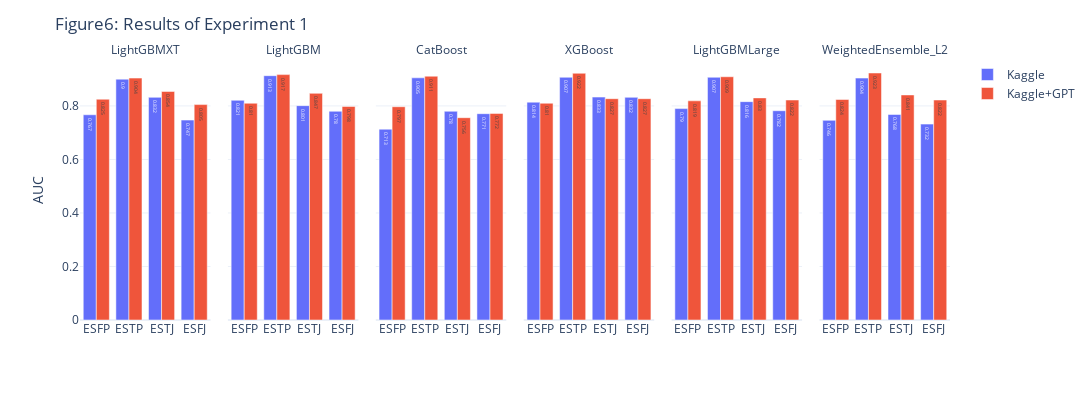

This figure's notebook cell:
### Markdown cell above
## Experiment1

### Code cell
figs['실험1결과요약'].layout['title']['text']='Figure6: Results of Experiment 1'
figs['실험1결과요약'].layout['width']=1200
figs['실험1결과요약'].layout['height']=400
figs['실험1결과요약']

### Figure 1 — Plotly figure (JSON) as saved in the notebook; plotly's stock layout.template omitted (floating-point values rounded to 4 significant figures)
{"data": [{"alignmentgroup": "True", "hovertemplate": "시나리오=Kaggle<br>Method=LightGBMXT<br>Type=%{x}<br>Value=%{text}<extra></extra>", "legendgroup": "Kaggle", "marker": {"color": "#636efa", "pattern": {"shape": ""}}, "name": "Kaggle", "offsetgroup": "Kaggle", "orientation": "v", "showlegend": true, "text": [0.767, 0.9, 0.832, 0.747], "textposition": "auto", "type": "bar", "x": ["ESFP", "ESTP", "ESTJ", "ESFJ"], "xaxis": "x", "y": [0.767, 0.9, 0.832, 0.747], "yaxis": "y"}, {"alignmentgroup": "True", "hovertemplate": "시나리오=Kaggle<br>Method=LightGBM<br>Type=%{x}<br>Value=%{text}<extra></extra>", "legendgroup": "Kaggle", "marker": {"color": "#636efa", "pattern": {"shape": ""}}, "name": "Kaggle", "offsetgroup": "Kaggle", "orientation": "v", "showlegend": false, "text": [0.821, 0.913, 0.801, 0.78], "textposition": "auto", "type": "bar", "x": ["ESFP", "ESTP", "ESTJ", "ESFJ"], "xaxis": "x2", "y": [0.821, 0.913, 0.801, 0.78], "yaxis": "y2"}, {"alignmentgroup": "True", "hovertemplate": "시나리오=Kaggle<br>Method=CatBoost<br>Type=%{x}<br>Value=%{text}<extra></extra>", "legendgroup": "Kaggle", "marker": {"color": "#636efa", "pattern": {"shape": ""}}, "name": "Kaggle", "offsetgroup": "Kaggle", "orientation": "v", "showlegend": false, "text": [0.713, 0.905, 0.78, 0.771], "textposition": "auto", "type": "bar", "x": ["ESFP", "ESTP", "ESTJ", "ESFJ"], "xaxis": "x3", "y": [0.713, 0.905, 0.78, 0.771], "yaxis": "y3"}, {"alignmentgroup": "True", "hovertemplate": "시나리오=Kaggle<br>Method=XGBoost<br>Type=%{x}<br>Value=%{text}<extra></extra>", "legendgroup": "Kaggle", "marker": {"color": "#636efa", "pattern": {"shape": ""}}, "name": "Kaggle", "offsetgroup": "Kaggle", "orientation": "v", "showlegend": false, "text": [0.814, 0.907, 0.833, 0.832], "textposition": "auto", "type": "bar", "x": ["ESFP", "ESTP", "ESTJ", "ESFJ"], "xaxis": "x4", "y": [0.814, 0.907, 0.833, 0.832], "yaxis": "y4"}, {"alignmentgroup": "True", "hovertemplate": "시나리오=Kaggle<br>Method=LightGBMLarge<br>Type=%{x}<br>Value=%{text}<extra></extra>", "legendgroup": "Kaggle", "marker": {"color": "#636efa", "pattern": {"shape": ""}}, "name": "Kaggle", "offsetgroup": "Kaggle", "orientation": "v", "showlegend": false, "text": [0.79, 0.907, 0.816, 0.782], "textposition": "auto", "type": "bar", "x": ["ESFP", "ESTP", "ESTJ", "ESFJ"], "xaxis": "x5", "y": [0.79, 0.907, 0.816, 0.782], "yaxis": "y5"}, {"alignmentgroup": "True", "hovertemplate": "시나리오=Kaggle<br>Method=WeightedEnsemble_L2<br>Type=%{x}<br>Value=%{text}<extra></extra>", "legendgroup": "Kaggle", "marker": {"color": "#636efa", "pattern": {"shape": ""}}, "name": "Kaggle", "offsetgroup": "Kaggle", "orientation": "v", "showlegend": false, "text": [0.746, 0.904, 0.768, 0.732], "textposition": "auto", "type": "bar", "x": ["ESFP", "ESTP", "ESTJ", "ESFJ"], "xaxis": "x6", "y": [0.746, 0.904, 0.768, 0.732], "yaxis": "y6"}, {"alignmentgroup": "True", "hovertemplate": "시나리오=Kaggle+GPT<br>Method=LightGBMXT<br>Type=%{x}<br>Value=%{text}<extra></extra>", "legendgroup": "Kaggle+GPT", "marker": {"color": "#EF553B", "pattern": {"shape": ""}}, "name": "Kaggle+GPT", "offsetgroup": "Kaggle+GPT", "orientation": "v", "showlegend": true, "text": [0.825, 0.904, 0.854, 0.805], "textposition": "auto", "type": "bar", "x": ["ESFP", "ESTP", "ESTJ", "ESFJ"], "xaxis": "x", "y": [0.825, 0.904, 0.854, 0.805], "yaxis": "y"}, {"alignmentgroup": "True", "hovertemplate": "시나리오=Kaggle+GPT<br>Method=LightGBM<br>Type=%{x}<br>Value=%{text}<extra></extra>", "legendgroup": "Kaggle+GPT", "marker": {"color": "#EF553B", "pattern": {"shape": ""}}, "name": "Kaggle+GPT", "offsetgroup": "Kaggle+GPT", "orientation": "v", "showlegend": false, "text": [0.81, 0.917, 0.847, 0.798], "textposition": "auto", "type": "bar", "x": ["ESFP", "ESTP", "ESTJ", "ESFJ"], "xaxis": "x2", "y": [0.81, 0.917, 0.847, 0.798], "yaxis": "y2"}, {"alignmentgroup": "True", "hovertemplate": "시나리오=Kaggle+GPT<br>Method=CatBoost<br>Type=%{x}<br>Value=%{text}<extra></extra>", "legendgroup": "Kaggle+GPT", "marker": {"color": "#EF553B", "pattern": {"shape": ""}}, "name": "Kaggle+GPT", "offsetgroup": "Kaggle+GPT", "orientation": "v", "showlegend": false, "text": [0.797, 0.911, 0.756, 0.772], "textposition": "auto", "type": "bar", "x": ["ESFP", "ESTP", "ESTJ", "ESFJ"], "xaxis": "x3", "y": [0.797, 0.911, 0.756, 0.772], "yaxis": "y3"}, {"alignmentgroup": "True", "hovertemplate": "시나리오=Kaggle+GPT<br>Method=XGBoost<br>Type=%{x}<br>Value=%{text}<extra></extra>", "legendgroup": "Kaggle+GPT", "marker": {"color": "#EF553B", "pattern": {"shape": ""}}, "name": "Kaggle+GPT", "offsetgroup": "Kaggle+GPT", "orientation": "v", "showlegend": false, "text": [0.81, 0.922, 0.827, 0.827], "textposition": "auto", "type": "bar", "x": ["ESFP", "ESTP", "ESTJ", "ESFJ"], "xaxis": "x4", "y": [0.81, 0.922, 0.827, 0.827], "yaxis": "y4"}, {"alignmentgroup": "True", "hovertemplate": "시나리오=Kaggle+GPT<br>Method=LightGBMLarge<br>Type=%{x}<br>Value=%{text}<extra></extra>", "legendgroup": "Kaggle+GPT", "marker": {"color": "#EF553B", "pattern": {"shape": ""}}, "name": "Kaggle+GPT", "offsetgroup": "Kaggle+GPT", "orientation": "v", "showlegend": false, "text": [0.819, 0.909, 0.83, 0.822], "textposition": "auto", "type": "bar", "x": ["ESFP", "ESTP", "ESTJ", "ESFJ"], "xaxis": "x5", "y": [0.819, 0.909, 0.83, 0.822], "yaxis": "y5"}, {"alignmentgroup": "True", "hovertemplate": "시나리오=Kaggle+GPT<br>Method=WeightedEnsemble_L2<br>Type=%{x}<br>Value=%{text}<extra></extra>", "legendgroup": "Kaggle+GPT", "marker": {"color": "#EF553B", "pattern": {"shape": ""}}, "name": "Kaggle+GPT", "offsetgroup": "Kaggle+GPT", "orientation": "v", "showlegend": false, "text": [0.824, 0.923, 0.841, 0.822], "textposition": "auto", "type": "bar", "x": ["ESFP", "ESTP", "ESTJ", "ESFJ"], "xaxis": "x6", "y": [0.824, 0.923, 0.841, 0.822], "yaxis": "y6"}], "layout": {"annotations": [{"showarrow": false, "text": "LightGBMXT", "x": 0.075, "xanchor": "center", "xref": "paper", "y": 1, "yanchor": "bottom", "yref": "paper"}, {"showarrow": false, "text": "LightGBM", "x": 0.245, "xanchor": "center", "xref": "paper", "y": 1, "yanchor": "bottom", "yref": "paper"}, {"showarrow": false, "text": "CatBoost", "x": 0.415, "xanchor": "center", "xref": "paper", "y": 1, "yanchor": "bottom", "yref": "paper"}, {"showarrow": false, "text": "XGBoost", "x": 0.585, "xanchor": "center", "xref": "paper", "y": 1, "yanchor": "bottom", "yref": "paper"}, {"showarrow": false, "text": "LightGBMLarge", "x": 0.755, "xanchor": "center", "xref": "paper", "y": 1, "yanchor": "bottom", "yref": "paper"}, {"showarrow": false, "text": "WeightedEnsemble_L2", "x": 0.925, "xanchor": "center", "xref": "paper", "y": 1, "yanchor": "bottom", "yref": "paper"}], "barmode": "group", "height": 400, "legend": {"title": {"text": ""}, "tracegroupgap": 0}, "margin": {"t": 60}, "title": {"text": "Figure6: Results of Experiment 1"}, "width": 1200, "xaxis": {"anchor": "y", "autorange": true, "domain": [0, 0.15], "range": [-0.5, 3.5], "title": {"text": ""}, "type": "category"}, "xaxis2": {"anchor": "y2", "autorange": true, "domain": [0.17, 0.32], "matches": "x", "range": [-0.5, 3.5], "title": {"text": ""}, "type": "category"}, "xaxis3": {"anchor": "y3", "autorange": true, "domain": [0.34, 0.49], "matches": "x", "range": [-0.5, 3.5], "title": {"text": ""}, "type": "category"}, "xaxis4": {"anchor": "y4", "autorange": true, "domain": [0.51, 0.66], "matches": "x", "range": [-0.5, 3.5], "title": {"text": ""}, "type": "category"}, "xaxis5": {"anchor": "y5", "autorange": true, "domain": [0.68, 0.83], "matches": "x", "range": [-0.5, 3.5], "title": {"text": ""}, "type": "category"}, "xaxis6": {"anchor": "y6", "autorange": true, "domain": [0.85, 1], "matches": "x", "range": [-0.5, 3.5], "title": {"text": ""}, "type": "category"}, "yaxis": {"anchor": "x", "autorange": true, "domain": [0, 1], "range": [0, 0.9716], "title": {"text": "AUC"}, "type": "linear"}, "yaxis2": {"anchor": "x2", "autorange": true, "domain": [0, 1], "matches": "y", "range": [0, 0.9716], "showticklabels": false, "type": "linear"}, "yaxis3": {"anchor": "x3", "autorange": true, "domain": [0, 1], "matches": "y", "range": [0, 0.9716], "showticklabels": false, "type": "linear"}, "yaxis4": {"anchor": "x4", "autorange": true, "domain": [0, 1], "matches": "y", "range": [0, 0.9716], "showticklabels": false, "type": "linear"}, "yaxis5": {"anchor": "x5", "autorange": true, "domain": [0, 1], "matches": "y", "range": [0, 0.9716], "showticklabels": false, "type": "linear"}, "yaxis6": {"anchor": "x6", "autorange": true, "domain": [0, 1], "matches": "y", "range": [0, 0.9716], "showticklabels": false, "type": "linear"}}}
